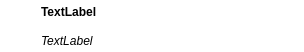
<?xml version="1.0" encoding="UTF-8"?>
<ui version="4.0">
 <class>QuickRefDataWidget</class>
 <widget class="QWidget" name="QuickRefDataWidget">
  <property name="geometry">
   <rect>
    <x>0</x>
    <y>0</y>
    <width>304</width>
    <height>52</height>
   </rect>
  </property>
  <property name="sizePolicy">
   <sizepolicy hsizetype="MinimumExpanding" vsizetype="Fixed">
    <horstretch>0</horstretch>
    <verstretch>0</verstretch>
   </sizepolicy>
  </property>
  <property name="windowTitle">
   <string>Form</string>
  </property>
  <property name="styleSheet">
   <string notr="true">background-image: url(); background-color: rgba(0,0,0,0);</string>
  </property>
  <layout class="QHBoxLayout" name="horizontalLayout">
   <property name="leftMargin">
    <number>5</number>
   </property>
   <property name="topMargin">
    <number>0</number>
   </property>
   <property name="rightMargin">
    <number>0</number>
   </property>
   <property name="bottomMargin">
    <number>0</number>
   </property>
   <item>
    <widget class="QLabel" name="lblIcon">
     <property name="sizePolicy">
      <sizepolicy hsizetype="Fixed" vsizetype="Fixed">
       <horstretch>0</horstretch>
       <verstretch>0</verstretch>
      </sizepolicy>
     </property>
     <property name="minimumSize">
      <size>
       <width>30</width>
       <height>30</height>
      </size>
     </property>
     <property name="baseSize">
      <size>
       <width>30</width>
       <height>30</height>
      </size>
     </property>
     <property name="autoFillBackground">
      <bool>false</bool>
     </property>
     <property name="styleSheet">
      <string notr="true">background-image: url(); background-color: rgba(0,0,0,0);</string>
     </property>
     <property name="text">
      <string/>
     </property>
    </widget>
   </item>
   <item>
    <layout class="QVBoxLayout" name="verticalLayout">
     <item>
      <widget class="QLabel" name="lblTitle">
       <property name="sizePolicy">
        <sizepolicy hsizetype="Preferred" vsizetype="Minimum">
         <horstretch>0</horstretch>
         <verstretch>0</verstretch>
        </sizepolicy>
       </property>
       <property name="minimumSize">
        <size>
         <width>0</width>
         <height>13</height>
        </size>
       </property>
       <property name="font">
        <font>
         <weight>75</weight>
         <bold>true</bold>
        </font>
       </property>
       <property name="styleSheet">
        <string notr="true">background-image: url(); background-color: rgba(0,0,0,0);</string>
       </property>
       <property name="text">
        <string>TextLabel</string>
       </property>
      </widget>
     </item>
     <item>
      <widget class="QLabel" name="lblSubtitle">
       <property name="sizePolicy">
        <sizepolicy hsizetype="Preferred" vsizetype="Minimum">
         <horstretch>0</horstretch>
         <verstretch>0</verstretch>
        </sizepolicy>
       </property>
       <property name="minimumSize">
        <size>
         <width>0</width>
         <height>13</height>
        </size>
       </property>
       <property name="font">
        <font>
         <italic>true</italic>
        </font>
       </property>
       <property name="styleSheet">
        <string notr="true">background-image: url(); background-color: rgba(0,0,0,0);</string>
       </property>
       <property name="text">
        <string>TextLabel</string>
       </property>
      </widget>
     </item>
    </layout>
   </item>
  </layout>
 </widget>
 <resources/>
 <connections/>
</ui>
